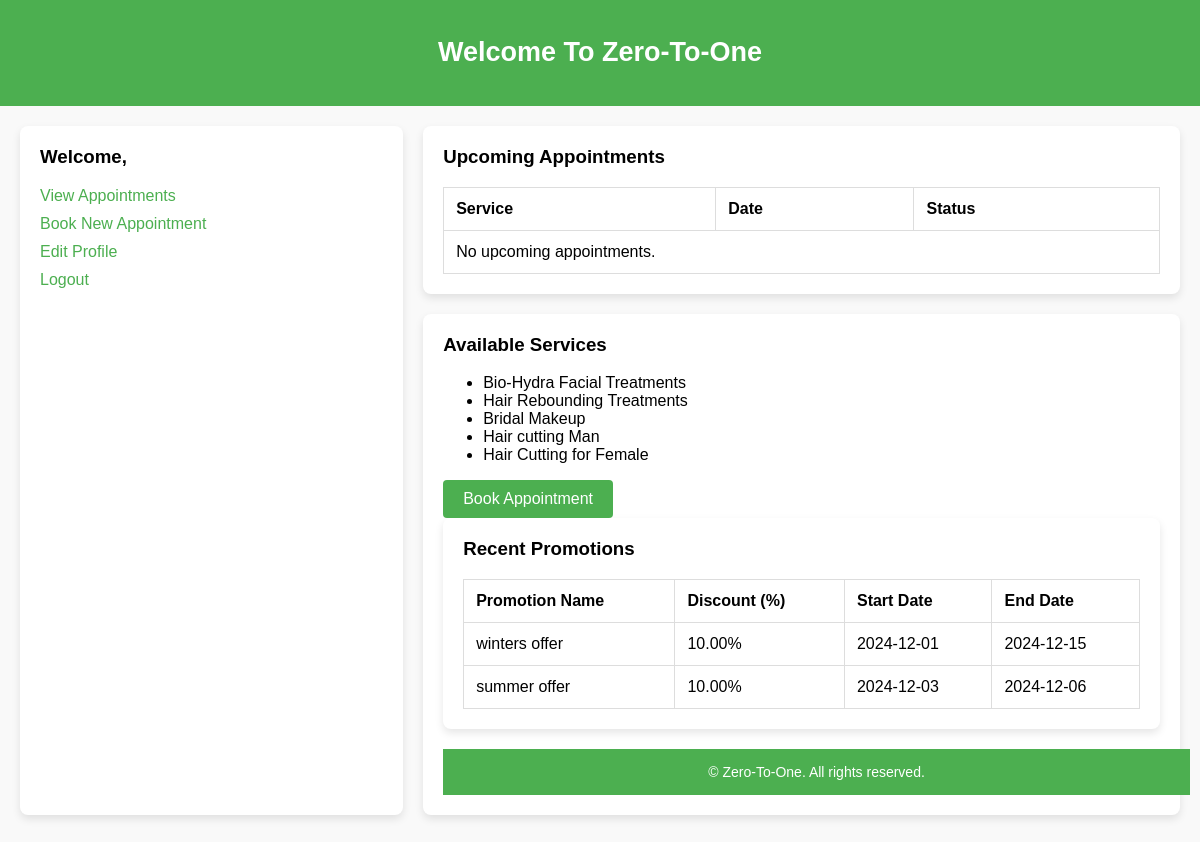
Page /ZTOBCS/Home/cusdash.php on the committed database.
### tables this page shows
CREATE TABLE `services` (
  `ServiceID` int(11) NOT NULL,
  `ServiceName` varchar(100) DEFAULT NULL,
  `Description` varchar(255) DEFAULT NULL,
  `Price` decimal(10,2) DEFAULT NULL,
  `DurationMinutes` int(11) DEFAULT NULL
);

CREATE TABLE `promotions` (
  `PromotionID` int(11) NOT NULL,
  `PromotionName` varchar(100) DEFAULT NULL,
  `Description` varchar(255) DEFAULT NULL,
  `DiscountPercentage` decimal(5,2) DEFAULT NULL,
  `StartDate` varchar(50) DEFAULT NULL,
  `EndDate` varchar(50) DEFAULT NULL
);

### ZTOBCS/Home/cusdash.php (the view, shortened to what this page needs)
<?php
include '../db.php';
$query = "SELECT ServiceName FROM services";
$result = mysqli_query($conn, $query);
$query1 = "SELECT Services.ServiceName, Appointments.AppointmentDate, Appointments.Status FROM Appointments
    JOIN Services ON Appointments.ServiceID = Services.ServiceID
    WHERE Appointments.AppointmentDate >= CURDATE()
    ORDER BY Appointments.AppointmentDate ASC";
$result1 = mysqli_query($conn, $query1);
?>
<!DOCTYPE html>
<html lang="en">
<head>
</head>
<body>
    <div class="navbar">
        <h2>Welcome To Zero-To-One</h2>
    </div>
    <div class="dashboard-container">
        <div class="sidebar">
            <h3>Welcome, <?php echo $_SESSION['name']; ?></h3>
            <ul>
                <li><a href="view_appointments.php">View Appointments</a></li>
                <li><a href="book_apoinment.php">Book New Appointment</a></li>
                <li><a href="viewprofile.php">Edit Profile</a></li>
                <li><a href="logout.php">Logout</a></li>
            </ul>
        </div>
        <div class="main-content">
            <div class="card">
        <h3>Upcoming Appointments</h3>
        <table>
            <tr>
                <th>Service</th>
                <th>Date</th>
                <th>Status</th>
            </tr>
            <?php
            if (mysqli_num_rows($result1) > 0) {
                while ($row = mysqli_fetch_assoc($result1)) {
                    echo '<tr>';
                    echo '<td>' . htmlspecialchars($row['ServiceName']) . '</td>';
                    echo '<td>' . htmlspecialchars($row['AppointmentDate']) . '</td>';
                    echo '<td>' . htmlspecialchars($row['Status']) . '</td>';
                    echo '</tr>';
                }
            } else {
                echo '<tr><td colspan="4">No upcoming appointments.</td></tr>';
            }
            ?>
            </table>
        </div>
    <div class="card">
        <h3>Available Services</h3>
        <ul>
            <?php
            if (mysqli_num_rows($result) > 0) {
                while ($row = mysqli_fetch_assoc($result)) {
                    echo '<li>' . htmlspecialchars($row['ServiceName']) . '</li>';
                }
            } else {
                echo '<li>No services available at the moment.</li>';
            }
            ?>
        </ul>
        <button onclick="window.location.href='book_apoinment.php'">Book Appointment</button>
        <div class="card">
    <h3>Recent Promotions</h3>
    <table>
        <tr>
            <th>Promotion Name</th>
            <th>Discount (%)</th>
            <th>Start Date</th>
            <th>End Date</th>
        </tr>
        <?php
        $query = "SELECT PromotionName, DiscountPercentage, StartDate, EndDate FROM Promotions";
        $result = mysqli_query($conn, $query);
        if (mysqli_num_rows($result) > 0) {
            while ($row = mysqli_fetch_assoc($result)) {
                echo "<tr>";
                echo "<td>" . htmlspecialchars($row['PromotionName']) . "</td>";
                echo "<td>" . htmlspecialchars($row['DiscountPercentage']) . "%</td>";
                echo "<td>" . htmlspecialchars($row['StartDate']) . "</td>";
                echo "<td>" . htmlspecialchars($row['EndDate']) . "</td>";
                echo "</tr>";
            }
        } else {
            echo "<tr><td colspan='4'>No promotions available at the moment.</td></tr>";
        }
        ?>
    </table>
</div>
    <footer>
        &copy; Zero-To-One. All rights reserved.
    </footer>
</body>
</html>

### ZTOBCS/Home/cusdash.php (style rules this page uses)
body { font-family: Arial, sans-serif; background-color: #f9f9f9; margin: 0; padding: 0; box-sizing: border-box; }
.navbar { background-color: #4CAF50; padding: 15px; color: white; text-align: center; font-size: 18px; }
.dashboard-container { display: flex; flex-wrap: wrap; justify-content: space-between; padding: 20px; }
.sidebar { width: 250px; background-color: #fff; padding: 20px; border-radius: 8px; box-shadow: 0 4px 8px rgba(0, 0, 0, 0.1); margin-bottom: 20px; flex: 1 1 250px; }
.sidebar h3 { margin-top: 0; }
.sidebar ul { list-style-type: none; padding: 0; }
.sidebar ul li { margin: 10px 0; }
.sidebar ul li a { color: #4CAF50; text-decoration: none; font-size: 16px; }
.main-content { flex-grow: 2; margin-left: 20px; min-width: 300px; }
.card { background-color: white; border-radius: 8px; padding: 20px; box-shadow: 0 4px 8px rgba(0, 0, 0, 0.1); margin-bottom: 20px; }
.card h3 { margin-top: 0; }
.card table { width: 100%; border-collapse: collapse; }
.card table, .card th, .card td { border: 1px solid #ddd; }
.card th, .card td { padding: 12px; text-align: left; }
.card button { background-color: #4CAF50; color: white; border: none; padding: 10px 20px; border-radius: 4px; cursor: pointer; font-size: 16px; }
footer { background-color: #4CAF50; color: white; padding: 15px; text-align: center; font-size: 14px; position: relative; bottom: 0; width: 100%; }

### rows in the picture
services: ServiceName "Bio-Hydra Facial Treatments"
services: ServiceName "Hair Rebounding Treatments"
services: ServiceName "Bridal Makeup"
services: ServiceName "Hair cutting Man"
services: ServiceName "Hair Cutting for Female"
promotions: PromotionName "winters offer", DiscountPercentage "10.00", StartDate "2024-12-01", EndDate "2024-12-15"
promotions: PromotionName "summer offer", DiscountPercentage "10.00", StartDate "2024-12-03", EndDate "2024-12-06"
